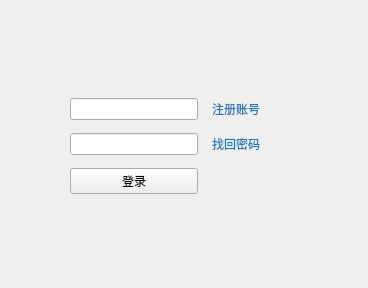
<?xml version="1.0" encoding="UTF-8"?>
<ui version="4.0">
 <class>LoginForm</class>
 <widget class="QDialog" name="LoginForm">
  <property name="geometry">
   <rect>
    <x>0</x>
    <y>0</y>
    <width>368</width>
    <height>288</height>
   </rect>
  </property>
  <property name="sizePolicy">
   <sizepolicy hsizetype="Expanding" vsizetype="Expanding">
    <horstretch>0</horstretch>
    <verstretch>0</verstretch>
   </sizepolicy>
  </property>
  <property name="windowTitle">
   <string>登录</string>
  </property>
  <widget class="QWidget" name="layoutWidget">
   <property name="geometry">
    <rect>
     <x>70</x>
     <y>91</y>
     <width>198</width>
     <height>111</height>
    </rect>
   </property>
   <layout class="QGridLayout" name="gridLayout">
    <item row="0" column="0" colspan="2">
     <widget class="QLineEdit" name="id_input"/>
    </item>
    <item row="1" column="2">
     <widget class="QPushButton" name="retrive_button">
      <property name="styleSheet">
       <string notr="true">border: none;
color: #2376b7;</string>
      </property>
      <property name="text">
       <string>找回密码</string>
      </property>
     </widget>
    </item>
    <item row="0" column="2">
     <widget class="QPushButton" name="sign_up_button">
      <property name="styleSheet">
       <string notr="true">border: none;
color: #2376b7;</string>
      </property>
      <property name="text">
       <string>注册账号</string>
      </property>
     </widget>
    </item>
    <item row="2" column="0" colspan="2">
     <widget class="QPushButton" name="sign_in_button">
      <property name="text">
       <string>登录</string>
      </property>
     </widget>
    </item>
    <item row="1" column="0" colspan="2">
     <widget class="QLineEdit" name="pwd_input"/>
    </item>
   </layout>
  </widget>
 </widget>
 <tabstops>
  <tabstop>retrive_button</tabstop>
  <tabstop>pwd_input</tabstop>
  <tabstop>id_input</tabstop>
  <tabstop>sign_up_button</tabstop>
  <tabstop>sign_in_button</tabstop>
 </tabstops>
 <resources/>
 <connections/>
</ui>
